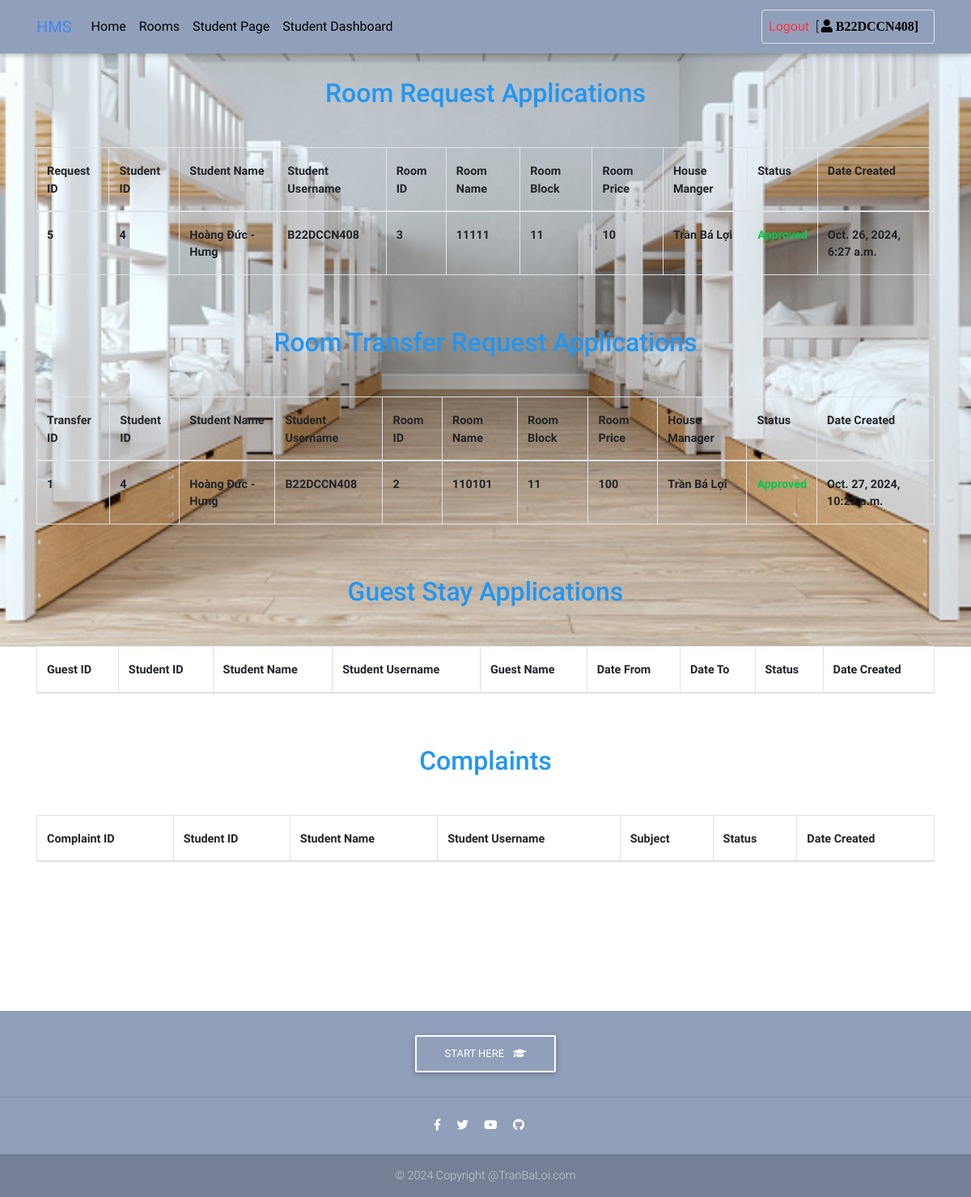
Screenshot of /app/request_dashboard (signed in) with the database file from the repository.
### app_core/models.py (models this page shows, shortened)
class Accomodation_Request(models.Model):
    student = models.OneToOneField(Student_Account, on_delete = models.CASCADE)
    room = models.ForeignKey(Rooms, on_delete=models.CASCADE)
    approved = models.BooleanField(default=True)
    created_at = models.DateTimeField(auto_now = True)
    updated_at = models.DateTimeField(auto_now_add = True)

class Student_Account(models.Model):
    user = models.OneToOneField(User, on_delete = models.CASCADE)
    first_name = models.CharField(max_length = 100)
    last_name = models.CharField(max_length = 100)
    email = models.CharField(max_length = 100)
    matric = models.CharField(max_length = 100)
    address = models.CharField(max_length = 100)
    is_student = models.BooleanField(default = True)
    wallet = models.IntegerField(default = 0, null = True)
    created_at = models.DateTimeField(auto_now = True)
    updated_at = models.DateTimeField(auto_now_add = True)

class Rooms(models.Model):
    block = models.ForeignKey(Block, on_delete=models.CASCADE)
    room_name = models.CharField(max_length=50, null=True)
    room_tag = models.CharField(max_length=10, default="NEW")
    description = models.TextField()
    condition = models.TextField()
    charge = models.IntegerField()
    slot_available = models.IntegerField(default=10) # tối đa 10 giường
    is_available = models.BooleanField(default=True)
    image1 = models.ImageField(upload_to="photos")
    image2 = models.ImageField(upload_to="photos")
    image3 = models.ImageField(upload_to="photos")
    created_at = models.DateTimeField(auto_now = True)
    updated_at = models.DateTimeField(auto_now_add = True)
    def admin_photo(self):
        return mark_safe('<img src ="{}" width = 100 />'.format(self.image1.url))
    admin_photo.short_description = "Image"
    admin_photo.allow_tag = True

class Block(models.Model):
    house_manager = models.ForeignKey(House_Manager, on_delete = models.CASCADE)
    block_name = models.CharField(max_length = 50)
    created_at = models.DateTimeField(auto_now = True)
    updated_at = models.DateTimeField(auto_now_add = True)

class House_Manager(models.Model):
    full_name = models.CharField(max_length = 100)
    email = models.CharField(max_length = 100)
    address = models.CharField(max_length = 100)
    phone_no = models.CharField(max_length = 100)
    created_at = models.DateTimeField(auto_now = True)
    updated_at = models.DateTimeField(auto_now_add = True)

class RoomTransfer(models.Model):
    student = models.ForeignKey(Student_Account, on_delete=models.CASCADE)
    reason = models.TextField()
    room = models.ForeignKey(Rooms, on_delete=models.CASCADE, related_name='new_room')  # phòng chuyển đến
    approved = models.BooleanField(default=False)
    created_at = models.DateTimeField(auto_now=True)
    updated_at = models.DateTimeField(auto_now_add=True)

### app_core/student_views.py (the view)
# urls.py: path("request_dashboard", request_dashboard, name = "request-dashboard"),
def request_dashboard(request):
    student = Student_Account.objects.filter(user = request.user).first()
    room_transfers = RoomTransfer.objects.filter(student = student)
    guests = GuestStayRequest.objects.filter(student = student)
    complaints = Complaints.objects.filter(student = student)
    accomodations = Accomodation_Request.objects.filter(student = student)
    context = {"room_transfers":room_transfers, "guests":guests, "complaints":complaints, "accomodations":accomodations}
    return render(request, "student/request_dashboard.html", context)

### app_core/templates/student/request_dashboard.html (shortened to what this page needs)
{% extends 'base.html' %}
{% block content %}
<br><br>
<main>
    <div class="container">
        <h2 class="my-5 h2 text-center blue-text">Room Request Applications</h2>
        <div class="table-responsive">
            <table class="table table-stripped table-hovered table-bordered">
                <thead>
                    <tr>
                        <td>Request ID</td>
                        <td>Student ID</td>
                        <td>Student Name</td>
                        <td>Student Username</td>
                        <td>Room ID</td>
                        <td>Room Name</td>
                        <td>Room Block</td>
                        <td>Room Price</td>
                        <td>House Manger</td>
                        <td>Status</td>
                        <td>Date Created</td>
                    </tr>
                </thead>
                <tbody>
                    {% for accomdation in accomodations %}
                    <tr>
                        <td>{{accomdation.id}}</td>
                        <td>{{accomdation.student.id}}</td>
                        <td>{{accomdation.student.first_name}} - {{accomdation.student.last_name}}</td>
                        <td>{{accomdation.student.user.username}}</td>
                        <td>{{accomdation.room.id}}</td>
                        <td>{{accomdation.room.room_name}}</td>
                        <td>{{accomdation.room.block.block_name}}</td>
                        <td>{{accomdation.room.charge}}</td>
                        <td>{{accomdation.room.block.house_manager.full_name}}</td>
                        {% if accomdation.approved %}
                        <td class="text-success">Approved</td>
                        {% else %}
                        <td class="text-warning">Pending</td>
                        {% endif %}
                        <td>{{accomdation.created_at}}</td>
                    </tr>
                    {% endfor %}
                </tbody>
            </table>
        </div>
        <h2 class="my-5 h2 text-center blue-text">Room Transfer Request Applications</h2>
        <div class="table-responsive">
            <table class="table table-stripped table-hovered table-bordered">
                <thead>
                    <tr>
                        <td>Transfer ID</td>
                        <td>Student ID</td>
                        <td>Student Name</td>
                        <td>Student Username</td>
                        <td>Room ID</td>
                        <td>Room Name</td>
                        <td>Room Block</td>
                        <td>Room Price</td>
                        <td>House Manager</td>
                        <td>Status</td>
                        <td>Date Created</td>
                    </tr>
                </thead>
                <tbody>
                    {% for accomdation in room_transfers %}
                    <tr>
                        <td>{{accomdation.id}}</td>
                        <td>{{accomdation.student.id}}</td>
                        <td>{{accomdation.student.first_name}} - {{accomdation.student.last_name}}</td>
                        <td>{{accomdation.student.user.username}}</td>
                        <td>{{accomdation.room.id}}</td>
                        <td>{{accomdation.room.room_name}}</td>
                        <td>{{accomdation.room.block.block_name}}</td>
                        <td>{{accomdation.room.charge}}</td>
                        <td>{{accomdation.room.block.house_manager.full_name}}</td>
                        {% if accomdation.approved %}
                        <td class="text-success">Approved</td>
                        {% else %}
                        <td class="text-warning">Pending</td>
                        {% endif %}
                        <td>{{accomdation.created_at}}</td>
                    </tr>
                    {% endfor %}
                </tbody>
            </table>
        </div>
        <h2 class="my-5 h2 text-center blue-text">Guest Stay Applications</h2>
        <div class="table-responsive">
            <table class="table table-stripped table-hovered table-bordered">
                <thead>
                    <tr>
                        <td>Guest ID</td>
                        <td>Student ID</td>
                        <td>Student Name</td>
                        <td>Student Username</td>
                        <td>Guest Name</td>
                        <td>Date From</td>
                        <td>Date To</td>
                        <td>Status</td>
                        <td>Date Created</td>
                    </tr>
                </thead>
            </table>
        </div>
        <h2 class="my-5 h2 text-center blue-text">Complaints</h2>
        <div class="table-responsive">
            <table class="table table-stripped table-hovered table-bordered">
                <thead>
                    <tr>
                        <td>Complaint ID</td>
                        <td>Student ID</td>
                        <td>Student Name</td>
                        <td>Student Username</td>
                        <td>Subject</td>
                        <td>Status</td>
                        <td>Date Created</td>
                    </tr>
                </thead>
            </table>
        </div>
    </div>
</main>
<br><br><br><br><br><br>
{% endblock %}

### templates/navbar.html (shortened to what this page needs)
  <nav class="navbar fixed-top navbar-expand-lg navbar-light scrolling-navbar bg-custom">
    <div class="container">
      <a class="navbar-brand waves-effect" href="{% url 'welcome-page' %}">
        <strong class="text-primary">HMS</strong>
      </a>
      <div class="collapse navbar-collapse" id="navbarSupportedContent">
        <ul class="navbar-nav mr-auto">
          <li class="nav-item">
            <a class="nav-link waves-effect" href="{% url 'welcome-page' %}"><b>Home</b></a>
          </li>
          {% if request.user.is_authenticated %}
          <li class="nav-item">
            <a class="nav-link waves-effect" href="{% url 'view-rooms' %}"><b>Rooms</b></a>
          </li>
          <li class="nav-item">
            <a class="nav-link waves-effect" href="{% url 'app:student-register' %}"><b>Student Page</b></a>
          </li>
          <li class="nav-item">
            <a class="nav-link waves-effect" href="{% url 'app:student-dashboard' %}"><b>Student Dashboard</b></a>
          </li>
          {% endif %}
        </ul>
        <ul class="navbar-nav nav-flex-icons">
          {% if request.user.is_authenticated %}
          <li class="nav-item">
            <a href="{% url 'logout-user' %}" class="nav-link border border-light rounded waves-effect">
              <b class="text-danger mr-2">Logout</b>[<i class="fas fa-user mr-2"> {{ request.user.username}}] </i>
            </a>
          </li>
          {% endif %}
        </ul>
      </div>
    </div>
  </nav>

### static/css/main.css (style rules this page uses)
.bg-custom { background-color: #91a0ba; }
table td { font-weight: bold; }

### templates/base.html (style rules this page uses)
html, body, header, .carousel { height: 60vh; }

### rows the page displays
Accomodation_Request: id "5", student.id "4", student.first_name "Hoàng Đức", student.last_name "Hưng", student.user.username "B22DCCN408", room.id "3", room.room_name "11111", room.block.block_name "11", room.charge "10", room.block.house_manager.full_name "Trần Bá Lợi", approved "Approved", created_at "Oct. 26, 2024, 6:27 a.m."
RoomTransfer: id "1", student.id "4", student.first_name "Hoàng Đức", student.last_name "Hưng", student.user.username "B22DCCN408", room.id "2", room.room_name "110101", room.block.block_name "11", room.charge "100", room.block.house_manager.full_name "Trần Bá Lợi", approved "Approved", created_at "Oct. 27, 2024, 10:22 a.m."

### other values shown
{{ request.user.username }} "B22DCCN408"
